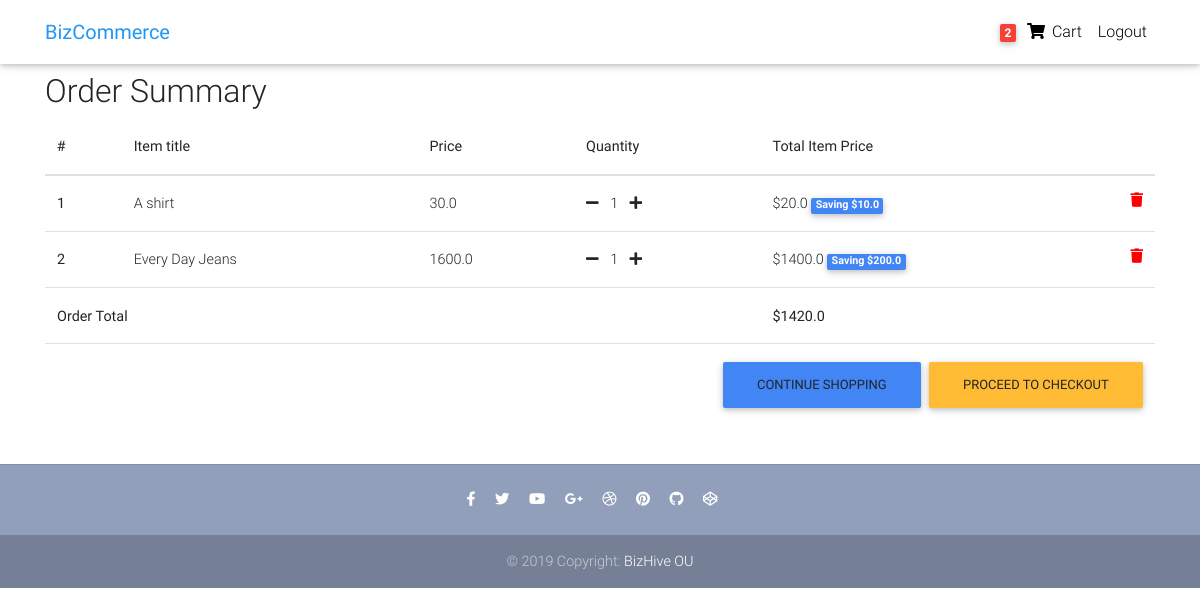
Page /order-summary/ (signed in) on the committed database.
### core/models.py (models this page shows, shortened)
class Order(models.Model):
    user = models.ForeignKey(settings.AUTH_USER_MODEL,
                             on_delete=models.CASCADE)
    ref_code = models.CharField(max_length=20, blank=True, null=True)
    items = models.ManyToManyField(OrderItem)
    start_date = models.DateTimeField(auto_now_add=True)
    ordered_date = models.DateTimeField()
    ordered = models.BooleanField(default=False)
    shipping_address = models.ForeignKey(
        'Address', related_name='shipping_address', on_delete=models.SET_NULL, blank=True, null=True)
    billing_address = models.ForeignKey(
        'Address', related_name='billing_address', on_delete=models.SET_NULL, blank=True, null=True)
    payment = models.ForeignKey(
        'Payment', on_delete=models.SET_NULL, blank=True, null=True)
    coupon = models.ForeignKey(
        'Coupon', on_delete=models.SET_NULL, blank=True, null=True)
    being_delivered = models.BooleanField(default=False)
    received = models.BooleanField(default=False)
    refund_requested = models.BooleanField(default=False)
    refund_granted = models.BooleanField(default=False)
    '''
    1. Item added to cart
    2. Adding a billing address
    (Failed checkout)
    3. Payment
    (Preprocessing, processing, packaging etc.)
    4. Being delivered
    5. Received
    6. Refunds
    '''
    def get_total(self):
        total = 0
        for order_item in self.items.all():
            total += order_item.get_final_price()
        if self.coupon:
            total -= self.coupon.amount
        return total

class OrderItem(models.Model):
    user = models.ForeignKey(settings.AUTH_USER_MODEL,
                             on_delete=models.CASCADE)
    ordered = models.BooleanField(default=False)
    item = models.ForeignKey(Item, on_delete=models.CASCADE)
    quantity = models.IntegerField(default=1)
    def get_total_item_price(self):
        return self.quantity * self.item.price
    def get_total_discount_item_price(self):
        return self.quantity * self.item.discount_price
    def get_amount_saved(self):
        return self.get_total_item_price() - self.get_total_discount_item_price()
    def get_final_price(self):
        if self.item.discount_price:
            return self.get_total_discount_item_price()
        return self.get_total_item_price()

class Item(models.Model):
    title = models.CharField(max_length=100)
    price = models.FloatField()
    discount_price = models.FloatField(blank=True, null=True)
    category = models.ForeignKey(
        Category, on_delete=models.CASCADE, to_field='short_name')
    label = models.CharField(choices=LABEL_CHOICES, max_length=1)
    slug = models.SlugField()
    description = models.TextField()
    image = models.ImageField()
    stock = models.IntegerField(blank=False, null=False, default=1)

### core/views.py (the view)
# urls.py: path('order-summary/', OrderSummaryView.as_view(), name='order-summary'),
class OrderSummaryView(LoginRequiredMixin, View):
    def get(self, *args, **kwargs):
        try:
            order = Order.objects.get(user=self.request.user, ordered=False)
            context = {
                'object': order,
                'site_name': SITE_NAME
            }
            return render(self.request, 'order_summary.html', context)
        except ObjectDoesNotExist:
            messages.warning(self.request, "You do not have an active order")
            return redirect("/")

### core/templatetags/cart_template_tags.py (called while the page is built)
@register.filter
def cart_item_count(user):
    if user.is_authenticated:
        qs = Order.objects.filter(user=user, ordered=False)
        if qs.exists():
            return qs[0].items.count()
    return 0

### templates/order_summary.html (shortened to what this page needs)
{% extends "base.html" %}
{% block content %}
  <main>
    <div class="container">
    <div class="table-responsive text-nowrap">
    <h2>Order Summary</h2>
    <table class="table">
        <thead>
        <tr>
            <th scope="col">#</th>
            <th scope="col">Item title</th>
            <th scope="col">Price</th>
            <th scope="col">Quantity</th>
            <th scope="col">Total Item Price</th>
        </tr>
        </thead>
        <tbody>
        {% for order_item in object.items.all %}
        <tr>
            <th scope="row">{{ forloop.counter }}</th>
            <td>{{ order_item.item.title }}</td>
            <td>{{ order_item.item.price }}</td>
            <td>
                <a href="{% url 'core:remove-single-item-from-cart' order_item.item.slug %}"><i class="fas fa-minus mr-2"></i></a>
                {{ order_item.quantity }}
                <a href="{% url 'core:add-to-cart' order_item.item.slug %}"><i class="fas fa-plus ml-2"></i></a>
            </td>
            <td>
            {% if order_item.item.discount_price %}
                ${{ order_item.get_total_discount_item_price }}
                <span class="badge badge-primary">Saving ${{ order_item.get_amount_saved }}</span>
            {% else %}
                ${{ order_item.get_total_item_price }}
            {% endif %}
            <a style='color: red;' href="{% url 'core:remove-from-cart' order_item.item.slug %}">
                <i class="fas fa-trash float-right"></i>
            </a>
            </td>
        </tr>
        {% endfor %}
        {% if object.get_total %}
        <tr>
            <td colspan="4"><b>Order Total</b></td>
            <td><b>${{ object.get_total }}</b></td>
        </tr>
        <tr>
            <td colspan="5">
            <a class='btn btn-warning float-right ml-2' href='/checkout/'>Proceed to checkout</a>
            <a class='btn btn-primary float-right' href='/'>Continue shopping</a>
            </td>
        </tr>
        {% endif %}
        </tbody>
    </table>
    </div>
    </div>
  </main>
{% endblock content %}

### templates/base.html (shortened to what this page needs)
{% load static %}
<!DOCTYPE html>
<html lang="en">
<head>
  <link rel="stylesheet" href="https://use.fontawesome.com/releases/v5.8.1/css/all.css">
  <link href="{% static 'css/bootstrap.min.css' %}" rel="stylesheet">
  <link href="{% static 'css/mdb.min.css' %}" rel="stylesheet">
  <link href="{% static 'css/style.min.css' %}" rel="stylesheet">
</head>
{% include "navbar.html" %}
<body>
    <div class="mt-5 pt-4">
    </div>
    {% block content %}
    {% endblock content %}
    {% include "footer.html" %}
</body>
</html>

### templates/navbar.html (shortened to what this page needs)
{% load cart_template_tags %}
<nav class="navbar fixed-top navbar-expand-lg navbar-light white scrolling-navbar">
    <div class="container">
      <a class="navbar-brand waves-effect" href="/">
        <strong class="blue-text">{{ site_name }}</strong>
      </a>
      <div class="collapse navbar-collapse" id="navbarSupportedContent">
        <ul class="navbar-nav nav-flex-icons">
          {% if request.user.is_authenticated %}
          <li class="nav-item">
            <a href="{% url 'core:order-summary' %}" class="nav-link waves-effect">
              <span class="badge red z-depth-1 mr-1"> {{ request.user|cart_item_count }} </span>
              <i class="fas fa-shopping-cart"></i>
              <span class="clearfix d-none d-sm-inline-block"> Cart </span>
            </a>
          </li>
          <li class="nav-item">
            <a class="nav-link waves-effect" href="{% url 'account_logout' %}">
              <span class="clearfix d-none d-sm-inline-block"> Logout </span>
            </a>
          </li>
          {% endif %}
        </ul>
      </div>
    </div>
  </nav>

### templates/footer.html
<footer class="page-footer text-center font-small mt-4 wow fadeIn">
    <hr class="my-4">
    <div class="pb-4">
      <a href="https://www.facebook.com/mdbootstrap" target="_blank">
        <i class="fab fa-facebook-f mr-3"></i>
      </a>
      <a href="https://twitter.com/MDBootstrap" target="_blank">
        <i class="fab fa-twitter mr-3"></i>
      </a>
      <a href="https://www.youtube.com/watch?v=7MUISDJ5ZZ4" target="_blank">
        <i class="fab fa-youtube mr-3"></i>
      </a>
      <a href="https://plus.google.com/u/0/b/107863090883699620484" target="_blank">
        <i class="fab fa-google-plus-g mr-3"></i>
      </a>
      <a href="https://dribbble.com/mdbootstrap" target="_blank">
        <i class="fab fa-dribbble mr-3"></i>
      </a>
      <a href="https://pinterest.com/mdbootstrap" target="_blank">
        <i class="fab fa-pinterest mr-3"></i>
      </a>
      <a href="https://github.com/mdbootstrap/bootstrap-material-design" target="_blank">
        <i class="fab fa-github mr-3"></i>
      </a>
      <a href="http://codepen.io/mdbootstrap/" target="_blank">
        <i class="fab fa-codepen mr-3"></i>
      </a>
    </div>
    <div class="footer-copyright py-3">
      © 2019 Copyright:
      <a href="https://bizhive.site/" target="_blank"> BizHive OU </a>
    </div>
  </footer>

### templates/scripts.html (shortened to what this page needs)
{% load static %}

### templates/base.html (style rules this page uses)
html, body, header, .carousel { height: 60vh; }

### rows in the picture
OrderItem: item "A shirt", item.price "30.0", quantity "1", get_total_discount_item_price "20.0", get_amount_saved "10.0"
OrderItem: item "Every Day Jeans", item.price "1600.0", quantity "1", get_total_discount_item_price "1400.0", get_amount_saved "200.0"
Order: get_total "1420.0"

### other values in the picture
{{ site_name }} "BizCommerce"
{{ request.user|cart_item_count }} "2"
